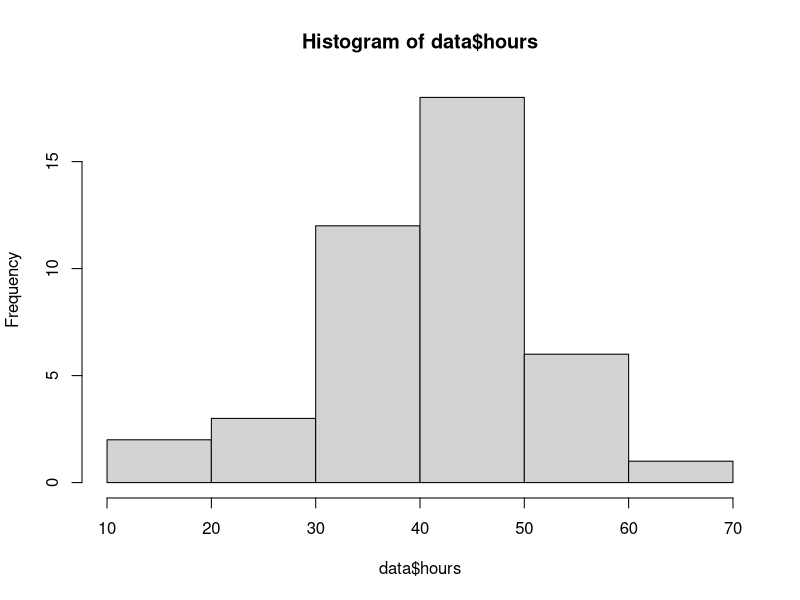
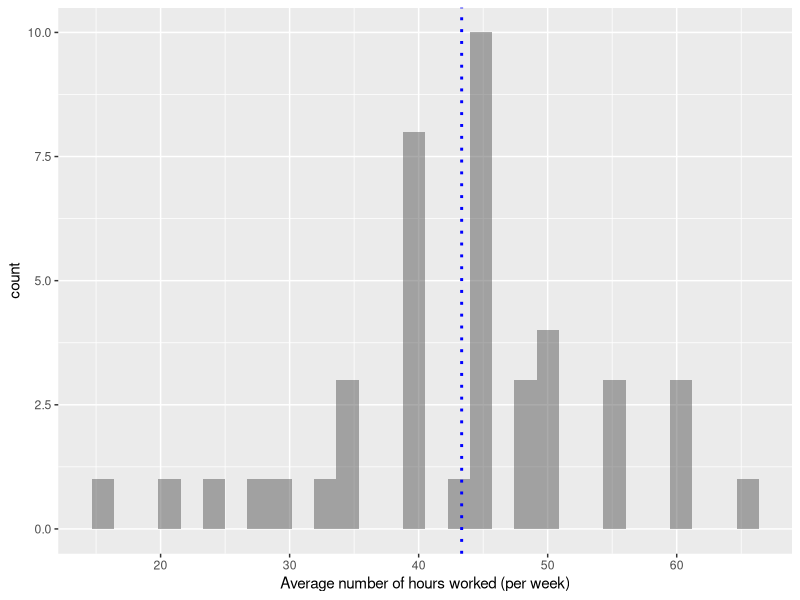

Reproduce these figures in R, in order.
## This is just a script to test out commands (so we don't have to build the book or knit individual chapters for data analyses)

temp <- read.csv("FINAL+Engagement+Pilot_November+16,+2020_08.45.csv", header=FALSE)

x <- temp[2,]
data <- temp[-c(1:3),]
colnames(data) <- x

num <- nrow(data)

write.csv(table(data[165]), "comments.csv")
write.csv(table(data[164]), "tenure.csv")
table(data[163])

data$hours <- NULL
  
data$hours[data$`How many hours do you typically work per week in this job?` == "10-16"] <- 13
data$hours[data$`How many hours do you typically work per week in this job?` == "15"]    <- 15
data$hours[data$`How many hours do you typically work per week in this job?` == "16"]    <- 16
data$hours[data$`How many hours do you typically work per week in this job?` == "20"]    <- 20
data$hours[data$`How many hours do you typically work per week in this job?` == "25"]    <- 25
data$hours[data$`How many hours do you typically work per week in this job?` == "25-30"] <- 27.5
data$hours[data$`How many hours do you typically work per week in this job?` == "30"]    <- 30
data$hours[data$`How many hours do you typically work per week in this job?` == "30-40"] <- 35
data$hours[data$`How many hours do you typically work per week in this job?` == "32"]    <- 32

data$hours[data$`How many hours do you typically work per week in this job?` == "35"]    <- 35
data$hours[data$`How many hours do you typically work per week in this job?` == "35-40 hrs"]  <- 37.5
data$hours[data$`How many hours do you typically work per week in this job?` == "40"]    <- 40
data$hours[data$`How many hours do you typically work per week in this job?` == "40-45"] <- 42.5
data$hours[data$`How many hours do you typically work per week in this job?` == "40-50"] <- 45
data$hours[data$`How many hours do you typically work per week in this job?` == "40 "]   <- 40
data$hours[data$`How many hours do you typically work per week in this job?` == "40/50"] <- 45
data$hours[data$`How many hours do you typically work per week in this job?` == "43"]    <- 43

data$hours[data$`How many hours do you typically work per week in this job?` == "45"]    <- 45
data$hours[data$`How many hours do you typically work per week in this job?` == "45-50"] <- 47.5
data$hours[data$`How many hours do you typically work per week in this job?` == "45+ "]    <- 47.5
data$hours[data$`How many hours do you typically work per week in this job?` == "48"]    <- 48
data$hours[data$`How many hours do you typically work per week in this job?` == "50"]    <- 50
data$hours[data$`How many hours do you typically work per week in this job?` == "50-60"] <- 55
data$hours[data$`How many hours do you typically work per week in this job?` == "55"]    <- 55
data$hours[data$`How many hours do you typically work per week in this job?` == "6"]     <- NA

data$hours[data$`How many hours do you typically work per week in this job?` == "60"]    <- 60
data$hours[data$`How many hours do you typically work per week in this job?` == "60hr"]  <- 60
data$hours[data$`How many hours do you typically work per week in this job?` == "65"]    <- 65
data$hours[data$`How many hours do you typically work per week in this job?` == "9"]     <- NA
data$hours[data$`How many hours do you typically work per week in this job?` == " "]     <- NA

data$hours <- as.numeric(as.character(data$hours))
table(data$hours, data$`How many hours do you typically work per week in this job?`)

hist(data$hours)

library(ggplot2)

ggplot(data, aes(x = hours)) +           
  geom_histogram(alpha = 0.5, position = "identity") +
  geom_vline(aes(xintercept=mean(hours, na.rm=T)),   # Ignore NA values for mean
             color="blue", linetype="dotted", size=1) +
  labs(x="Average number of hours worked (per week)")

